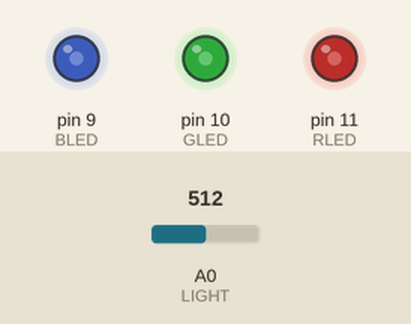
Bench run of a sketch on a simulated Arduino Uno, built with avr-gcc and run on an emulated ATmega328P. Parts: output pins drawn as LEDs (lit = HIGH). The test bench sets the inputs (shaded band); at power-on: A0 (LIGHT) = 512.

Above: at 1.2 s.
1.3 s: A0 (LIGHT) set to 716
At 1.6 s:
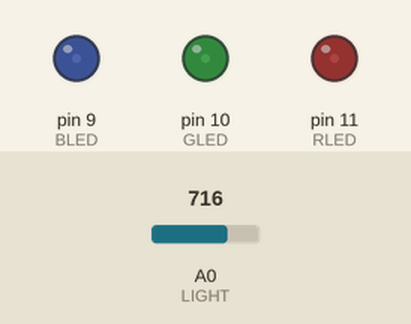
2.8 s: A0 (LIGHT) set to 810
At 3.9 s:
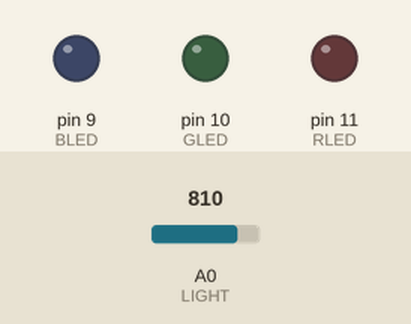
4.3 s: A0 (LIGHT) set to 306
At 5.1 s:
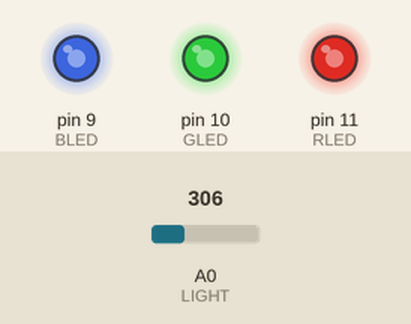
5.8 s: A0 (LIGHT) set to 122
At 6.2 s:
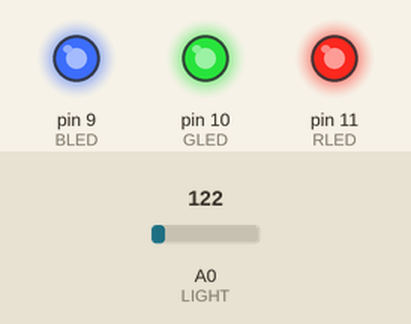
7.3 s: A0 (LIGHT) set to 900
At 8.6 s:
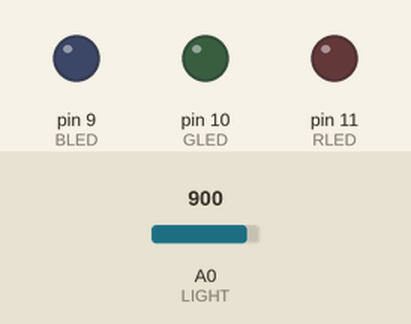
Timing chart, 0 to 9.8 s (numbered marks = the images above; inputs shaded):
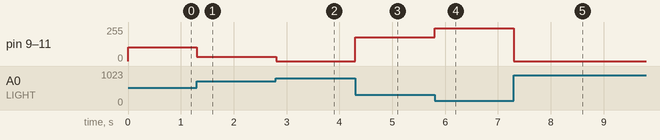

The sketch:

nightlight.ino
```cpp
// (licence header left out)
//Automatic Night Light

const int BLED=9;        //Blue LED on pin 9 (PWM)
const int GLED=10;       //Green LED on pin 10 (PWM)
const int RLED=11;       //Red LED on pin 11 (PWM)
const int LIGHT=0;       //Lght Sensor on Analog Pin 0
const int MIN_LIGHT=100; //Minimum expected light value
const int MAX_LIGHT=800; //Maximum Expected Light value
int val = 0;             //variable to hold the analog reading

void setup()
{
  pinMode(BLED, OUTPUT); //Set LED pin as output
  pinMode(GLED, OUTPUT); //Set LED pin as output
  pinMode(RLED, OUTPUT); //Set LED pin as output
  Serial.begin(9600);
}

void loop()
{
  val = analogRead(LIGHT);                      //read the light sensor
  //Serial.println(val);
  //delay(500);
  val = map(val, MIN_LIGHT, MAX_LIGHT, 255, 0); //map the light reading
  val = constrain(val, 0, 255);                 //constrain light value
  analogWrite(RLED, val);                       //control the LED
  analogWrite(GLED, val);                       //control the LED
  analogWrite(BLED, val);                       //control the LED
}
```

Measured:
- after the input at 1.3 s, pin 9 (BLED), pin 10 (GLED), pin 11 (RLED): 105/255 → 31/255 at once
- after the input at 2.8 s, pin 9 (BLED), pin 10 (GLED), pin 11 (RLED): 31/255 → 0/255 at once
- after the input at 4.3 s, pin 9 (BLED), pin 10 (GLED), pin 11 (RLED): 0/255 → 180/255 at once
- after the input at 5.8 s, pin 9 (BLED), pin 10 (GLED), pin 11 (RLED): 180/255 → 247/255 at once
- after the input at 7.3 s, pin 9 (BLED), pin 10 (GLED), pin 11 (RLED): 247/255 → 0/255 at once
